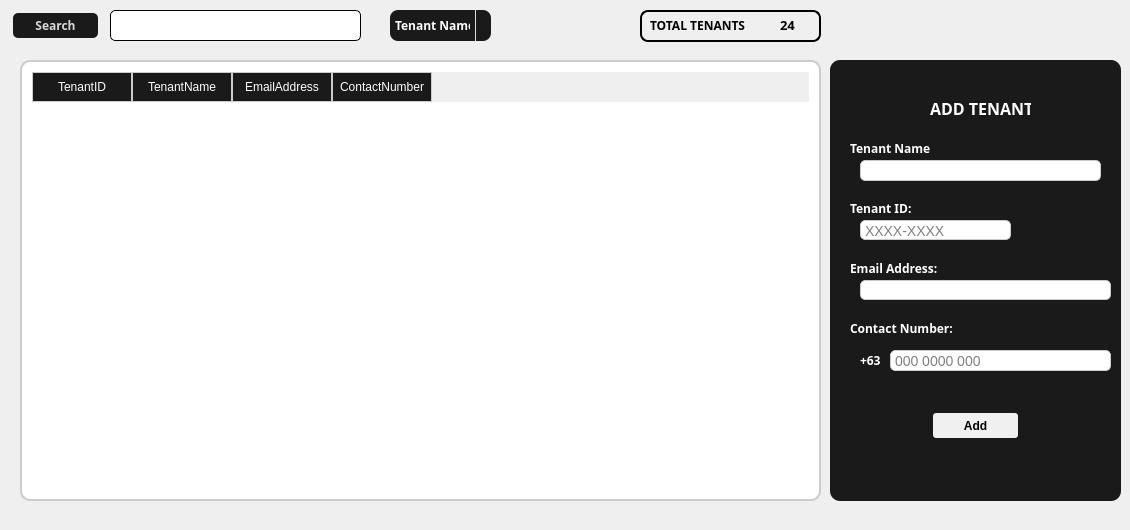
      <widget class="QWidget" name="TenantsPage">
       <widget class="QTableWidget" name="TenantsTable">
        <property name="geometry">
         <rect>
          <x>0</x>
          <y>40</y>
          <width>841</width>
          <height>481</height>
         </rect>
        </property>
        <property name="styleSheet">
         <string notr="true">QTableWidget {
    background-color: #FFFFFF;
    border: 2px solid #CCCCCC; 
    border-radius: 10px; 
   
    padding: 10px; 
    margin: 20px;
}

QTableWidget::item {
    border-bottom: 1px solid #CCCCCC;
}

QTableWidget::item:selected {
    background-color: #C3DAF9; 
}

QHeaderView::section {
    background-color: #1A1A1A; 
    color: #FFFFFF;
    border: 1px solid #CCCCCC;
    padding: 5px;
}</string>
        </property>
        <column>
         <property name="text">
          <string>TenantID</string>
         </property>
        </column>
        <column>
         <property name="text">
          <string>TenantName</string>
         </property>
        </column>
        <column>
         <property name="text">
          <string>EmailAddress</string>
         </property>
        </column>
        <column>
         <property name="text">
          <string>ContactNumber</string>
         </property>
        </column>
       </widget>
       <widget class="QFrame" name="AddTenantFrame">
        <property name="geometry">
         <rect>
          <x>830</x>
          <y>60</y>
          <width>291</width>
          <height>441</height>
         </rect>
        </property>
        <property name="styleSheet">
         <string notr="true">background-color: #1A1A1A;
border-top-right-radius: 10px;
border-top-left-radius: 10px;
border-bottom-right-radius: 10px;
border-bottom-left-radius: 10px;


</string>
        </property>
        <property name="frameShape">
         <enum>QFrame::StyledPanel</enum>
        </property>
        <property name="frameShadow">
         <enum>QFrame::Raised</enum>
        </property>
        <widget class="QLabel" name="label_7">
         <property name="geometry">
          <rect>
           <x>100</x>
           <y>40</y>
           <width>101</width>
           <height>16</height>
          </rect>
         </property>
         <property name="font">
          <font>
           <family>Segoe UI Variable Small Semibol</family>
           <pointsize>12</pointsize>
           <weight>75</weight>
           <bold>true</bold>
          </font>
         </property>
         <property name="styleSheet">
          <string notr="true">color: #FFFFFF;</string>
         </property>
         <property name="text">
          <string>ADD TENANT</string>
         </property>
        </widget>
        <widget class="QLabel" name="label_8">
         <property name="geometry">
          <rect>
           <x>20</x>
           <y>80</y>
           <width>81</width>
           <height>16</height>
          </rect>
         </property>
         <property name="font">
          <font>
           <family>Segoe UI Variable Small Semibol</family>
           <pointsize>9</pointsize>
           <weight>75</weight>
           <bold>true</bold>
          </font>
         </property>
         <property name="styleSheet">
          <string notr="true">color: #FFFFFF;</string>
         </property>
         <property name="text">
          <string>Tenant Name:</string>
         </property>
        </widget>
        <widget class="QLineEdit" name="TenantName">
         <property name="geometry">
          <rect>
           <x>30</x>
           <y>100</y>
           <width>241</width>
           <height>21</height>
          </rect>
         </property>
         <property name="styleSheet">
          <string notr="true">QLineEdit {
    padding: 2px; /* Padding inside the line edit */
    border: 1px solid #CCCCCC; /* Border with light gray color */
    border-radius: 5px; /* Rounded corners */
    font-size: 14px; /* Font size */
	background-color: #FFFFFF;
}

QLineEdit:hover {
    border-color: #AAAAAA; /* Darker border color on hover */
}

QLineEdit:focus {
    border-color: #4CAF50; /* Green border color when focused */
    /* Optional: Outline or box-shadow to indicate focus */
    outline: none;
    
}

QLineEdit:disabled {
    background-color: #F0F0F0; /* Light gray background when disabled */
    color: #808080; /* Dimmed text color when disabled */
    border-color: #D3D3D3; /* Light gray border color when disabled */
}</string>
         </property>
        </widget>
        <widget class="QLineEdit" name="TenantID">
         <property name="geometry">
          <rect>
           <x>30</x>
           <y>160</y>
           <width>151</width>
           <height>20</height>
          </rect>
         </property>
         <property name="toolTip">
          <string/>
         </property>
         <property name="styleSheet">
          <string notr="true">QLineEdit {
    padding: 2px; /* Padding inside the line edit */
    border: 1px solid #CCCCCC; /* Border with light gray color */
    border-radius: 5px; /* Rounded corners */
    font-size: 14px; /* Font size */
	background-color: #FFFFFF;
}

QLineEdit:hover {
    border-color: #AAAAAA; /* Darker border color on hover */
}

QLineEdit:focus {
    border-color: #4CAF50; /* Green border color when focused */
    /* Optional: Outline or box-shadow to indicate focus */
    outline: none;
    
}

QLineEdit:disabled {
    background-color: #F0F0F0; /* Light gray background when disabled */
    color: #808080; /* Dimmed text color when disabled */
    border-color: #D3D3D3; /* Light gray border color when disabled */
}</string>
         </property>
         <property name="placeholderText">
          <string>XXXX-XXXX</string>
         </property>
        </widget>
        <widget class="QLabel" name="label_9">
         <property name="geometry">
          <rect>
           <x>20</x>
           <y>140</y>
           <width>61</width>
           <height>16</height>
          </rect>
         </property>
         <property name="font">
          <font>
           <family>Segoe UI Variable Small Semibol</family>
           <pointsize>9</pointsize>
           <weight>75</weight>
           <bold>true</bold>
          </font>
         </property>
         <property name="styleSheet">
          <string notr="true">color: #FFFFFF;</string>
         </property>
         <property name="text">
          <string>Tenant ID:</string>
         </property>
        </widget>
        <widget class="QLabel" name="label_10">
         <property name="geometry">
          <rect>
           <x>20</x>
           <y>200</y>
           <width>91</width>
           <height>16</height>
          </rect>
         </property>
         <property name="font">
          <font>
           <family>Segoe UI Variable Small Semibol</family>
           <pointsize>9</pointsize>
           <weight>75</weight>
           <bold>true</bold>
          </font>
         </property>
         <property name="styleSheet">
          <string notr="true">color: #FFFFFF;</string>
         </property>
         <property name="text">
          <string>Email Address:</string>
         </property>
        </widget>
        <widget class="QLineEdit" name="EmailAdd">
         <property name="geometry">
          <rect>
           <x>30</x>
           <y>220</y>
           <width>251</width>
           <height>20</height>
          </rect>
         </property>
         <property name="styleSheet">
          <string notr="true">QLineEdit {
    padding: 2px; /* Padding inside the line edit */
    border: 1px solid #CCCCCC; /* Border with light gray color */
    border-radius: 5px; /* Rounded corners */
    font-size: 14px; /* Font size */
	background-color: #FFFFFF;
}

QLineEdit:hover {
    border-color: #AAAAAA; /* Darker border color on hover */
}

QLineEdit:focus {
    border-color: #4CAF50; /* Green border color when focused */
    /* Optional: Outline or box-shadow to indicate focus */
    outline: none;
    
}

QLineEdit:disabled {
    background-color: #F0F0F0; /* Light gray background when disabled */
    color: #808080; /* Dimmed text color when disabled */
    border-color: #D3D3D3; /* Light gray border color when disabled */
}</string>
         </property>
        </widget>
        <widget class="QLabel" name="label_11">
         <property name="geometry">
          <rect>
           <x>20</x>
           <y>260</y>
           <width>111</width>
           <height>16</height>
          </rect>
         </property>
         <property name="font">
          <font>
           <family>Segoe UI Variable Small Semibol</family>
           <pointsize>9</pointsize>
           <weight>75</weight>
           <bold>true</bold>
          </font>
         </property>
         <property name="styleSheet">
          <string notr="true">color: #FFFFFF;</string>
         </property>
         <property name="text">
          <string>Contact Number:</string>
         </property>
        </widget>
        <widget class="QLineEdit" name="ContactNum">
         <property name="geometry">
          <rect>
           <x>60</x>
           <y>290</y>
           <width>221</width>
           <height>21</height>
          </rect>
         </property>
         <property name="styleSheet">
          <string notr="true">QLineEdit {
    padding: 2px; /* Padding inside the line edit */
    border: 1px solid #CCCCCC; /* Border with light gray color */
    border-radius: 5px; /* Rounded corners */
    font-size: 14px; /* Font size */
	background-color: #FFFFFF;
}

QLineEdit:hover {
    border-color: #AAAAAA; /* Darker border color on hover */
}

QLineEdit:focus {
    border-color: #4CAF50; /* Green border color when focused */
    /* Optional: Outline or box-shadow to indicate focus */
    outline: none;
   
}

QLineEdit:disabled {
    background-color: #F0F0F0; /* Light gray background when disabled */
    color: #808080; /* Dimmed text color when disabled */
    border-color: #D3D3D3; /* Light gray border color when disabled */
}</string>
         </property>
         <property name="placeholderText">
          <string>000 0000 000</string>
         </property>
        </widget>
        <widget class="QLabel" name="label_12">
         <property name="geometry">
          <rect>
           <x>30</x>
           <y>290</y>
           <width>21</width>
           <height>21</height>
          </rect>
         </property>
         <property name="font">
          <font>
           <family>Segoe UI Variable Small Semibol</family>
           <weight>75</weight>
           <bold>true</bold>
          </font>
         </property>
         <property name="styleSheet">
          <string notr="true">color: #FFFFFF;</string>
         </property>
         <property name="text">
          <string>+63</string>
         </property>
        </widget>
        <widget class="QPushButton" name="AddTenant">
         <property name="geometry">
          <rect>
           <x>100</x>
           <y>350</y>
           <width>91</width>
           <height>31</height>
          </rect>
         </property>
         <property name="styleSheet">
          <string notr="true">QPushButton {
    background-color: #f0f0f0; /* Solid color */
    border: none;
    border-radius: 3px;
    color: black;
    padding: 0px 0px;
    text-align: center;
    font-size: 12px;
    font-weight: bold;
    min-width: 10px;
    min-height: 4px;
    margin: 3px;
	padding-right: 0px;
	
}

QPushButton:hover {
    background-color: #94908D; /* Solid color on hover */
}

QPushButton:pressed {
    background-color: #94908D; /* Solid color on pressed */
}

QPushButton:disabled {
    background-color: #000000; /* Solid color on disabled */
    color: #757575;
}
</string>
         </property>
         <property name="text">
          <string>Add</string>
         </property>
        </widget>
       </widget>
       <widget class="QPushButton" name="SearchTenant">
        <property name="geometry">
         <rect>
          <x>10</x>
          <y>10</y>
          <width>91</width>
          <height>31</height>
         </rect>
        </property>
        <property name="font">
         <font>
          <family>Segoe UI Variable Small Semibol</family>
          <pointsize>-1</pointsize>
          <weight>75</weight>
          <bold>true</bold>
         </font>
        </property>
        <property name="styleSheet">
         <string notr="true">QPushButton {
    background-color: #1A1A1A; /* Solid color */
    border: none;
    border-radius: 5px;
    color: #d8d8d8;
    padding: 0px 0px;
    text-align: center;
    font-size: 12px;
    font-weight: bold;
    min-width: 10px;
    min-height: 4px;
    margin: 3px;
	padding-right: 0px;
	
}

QPushButton:hover {
    background-color: #94908D; /* Solid color on hover */
}

QPushButton:pressed {
    background-color: #94908D; /* Solid color on pressed */
}

QPushButton:disabled {
    background-color: #000000; /* Solid color on disabled */
    color: #757575;
}
</string>
        </property>
        <property name="text">
         <string>Search</string>
        </property>
       </widget>
       <widget class="QLineEdit" name="SearchBarTenants">
        <property name="geometry">
         <rect>
          <x>110</x>
          <y>10</y>
          <width>251</width>
          <height>31</height>
         </rect>
        </property>
        <property name="styleSheet">
         <string notr="true">QLineEdit {
    padding: 5px; /* Padding inside the line edit */
    border: 1px solid #000000; /* Border with light gray color */
    border-radius: 5px; /* Rounded corners */
    font-size: 14px; /* Font size */
}

QLineEdit:hover {
    border-color: #AAAAAA; /* Darker border color on hover */
}

QLineEdit:focus {
    border-color: #4CAF50; /* Green border color when focused */
    /* Optional: Outline or box-shadow to indicate focus */
    outline: none;
   
}

QLineEdit:disabled {
    background-color: #F0F0F0; /* Light gray background when disabled */
    color: #808080; /* Dimmed text color when disabled */
    border-color: #D3D3D3; /* Light gray border color when disabled */
}</string>
        </property>
       </widget>
       <widget class="QComboBox" name="SearchTenantComboBox">
        <property name="geometry">
         <rect>
          <x>390</x>
          <y>10</y>
          <width>101</width>
          <height>31</height>
         </rect>
        </property>
        <property name="font">
         <font>
          <family>Segoe UI Variable Small Semibol</family>
          <weight>75</weight>
          <bold>true</bold>
         </font>
        </property>
        <property name="styleSheet">
         <string notr="true">QComboBox {
    background-color: #1A1A1A;;  /* ComboBox background color */
    color: white;               /* ComboBox text color */
    border: none;               /* Remove default border */
    border-radius: 8px;         /* Set border radius */
    padding: 5px;               /* Add padding for better appearance */
}

QComboBox::drop-down {
    subcontrol-origin: padding;
    subcontrol-position: top right;
    width: 15px;
    border-left-width: 1px;
    border-left-color: #DDDDDD; /* Light gray for drop-down button */
    border-left-style: solid;   /* Solid border style for drop-down button */
    border-top-right-radius: 8px;  /* Match top right border radius */
    border-bottom-right-radius: 8px; /* Match bottom right border radius */
}


QComboBox:hover {
   background-color: #A9A9A9;  /* Change background color on hover */
}

QComboBox:pressed {
    background-color: #BDBDBD;  /* Change background color when pressed */
}</string>
        </property>
        <item>
         <property name="text">
          <string>Tenant Name</string>
         </property>
        </item>
        <item>
         <property name="text">
          <string>Tenant ID</string>
         </property>
        </item>
       </widget>
       <widget class="QFrame" name="frame_2">
        <property name="geometry">
         <rect>
          <x>640</x>
          <y>10</y>
          <width>181</width>
          <height>32</height>
         </rect>
        </property>
        <property name="styleSheet">
         <string notr="true">border: 2px solid;
border-radius: 8px;</string>
        </property>
        <property name="frameShape">
         <enum>QFrame::StyledPanel</enum>
        </property>
        <property name="frameShadow">
         <enum>QFrame::Raised</enum>
        </property>
        <widget class="QLabel" name="label_3">
         <property name="geometry">
          <rect>
           <x>10</x>
           <y>7</y>
           <width>101</width>
           <height>16</height>
          </rect>
         </property>
         <property name="font">
          <font>
           <family>Segoe UI Variable Small Semibol</family>
           <pointsize>9</pointsize>
           <weight>75</weight>
           <bold>true</bold>
          </font>
         </property>
         <property name="styleSheet">
          <string notr="true"> border: none;
border-radius: 3px;</string>
         </property>
         <property name="text">
          <string>TOTAL TENANTS</string>
         </property>
        </widget>
        <widget class="QLabel" name="TotalTenants">
         <property name="geometry">
          <rect>
           <x>140</x>
           <y>7</y>
           <width>21</width>
           <height>16</height>
          </rect>
         </property>
         <property name="font">
          <font>
           <family>Segoe UI Variable Small Semibol</family>
           <pointsize>10</pointsize>
           <weight>75</weight>
           <bold>true</bold>
          </font>
         </property>
         <property name="styleSheet">
          <string notr="true"> border: none</string>
         </property>
         <property name="text">
          <string>24</string>
         </property>
        </widget>
       </widget>
      </widget>
